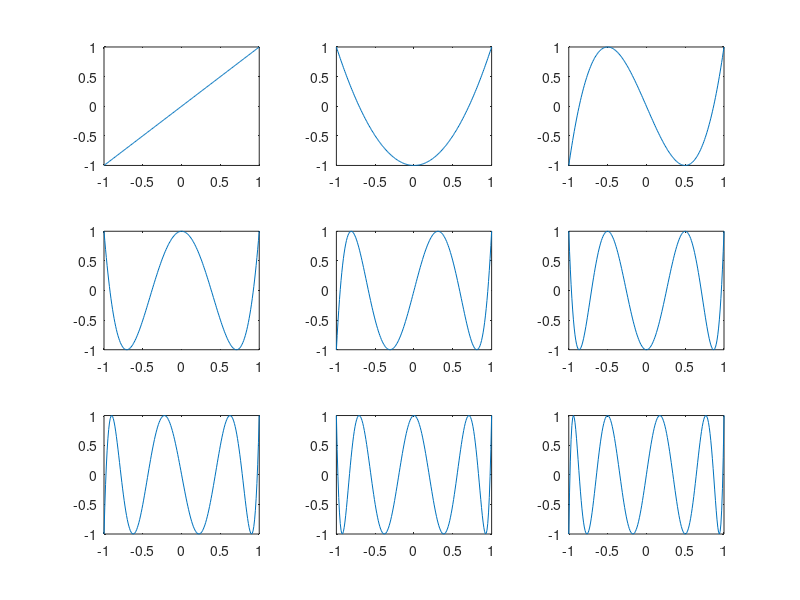

Reproduce this figure in MATLAB. (Note: this script raises an error after producing the figure.)
%Families of orthogonal polynomials.
% For Legendre and Leguerrre polynomials, simbolic differentiation is used.

close all;
clear all;
clc;


x=-1:0.01:1;
L = length(x);
i=1:9;         % Give us de degree of polynomials to be computed
LL = length(i);
f = zeros(LL,L);


%% Chebyshev Polinomials
%Evaluating Chebyshev polynomial
for j=1:LL;
    f(j,:) = cos(i(j)*acos(x));
end

 
figure;
for ii=1:LL;
    subplot(3,3,ii); %change it if want more than 9 
    plot(x,f(ii,:));
end


%% Legendre Polynomials

ff = zeros(LL,L);
zz = x;

% Evaluating Legendre polynomial using simbolic differentiation
for jj=1:LL
    syms z;
    funk = (1-z^2)^i(jj); %Component of the polynomial that needs to be differentiated
    dd = diff(funk,jj);   %Symbolic differentation for the above component
    ddd= subs(dd,zz);     %Evaluation of the symbolic differentation along the domain of the polynomial
    ff(jj,:) = (((-1)^jj)/((2^jj)*factorial(jj)))*ddd;  %Constructing the polynomial
end

figure;
for ii=1:LL;
    subplot(3,3,ii); %change it if want more than 9 
    plot(x,ff(ii,:));
end
   
%% Laguerre Polynomials

zz = 0:0.01:8;
L = length(zz);
ff = zeros(LL,L);

% Evaluating Laguerre polynomial using simbolic differentiation
for jj=1:LL
    syms z;
    funk = (z^i(jj))*exp(-z); %Component of the polynomial that needs to be differentiated
    dd = diff(funk,jj);   %Symbolic differentation for the above component
    ddd= subs(dd,zz);     %Evaluation of the symbolic differentation along the domain of the polynomial
    ff(jj,:) = (exp(zz)/factorial(jj)).*ddd;  %Constructing the polynomial
end

figure;
for ii=1:9;
    subplot(3,3,ii); %change it if want more than 9 
    plot(zz,ff(ii,:));
    hold on;
end

